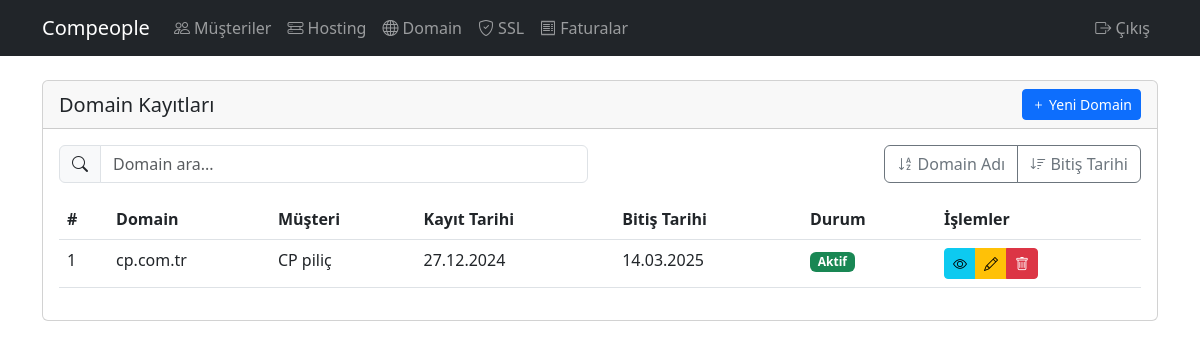
Screenshot of /domains/ (signed in) with the database file from the repository.
### customers/models.py (models this page shows, shortened)
class Domain(models.Model):
    customer = models.ForeignKey(Customer, on_delete=models.CASCADE, verbose_name='Müşteri')
    name = models.CharField(max_length=200, verbose_name='Domain Adı')
    registration_date = models.DateField(verbose_name='Kayıt Tarihi')
    expiration_date = models.DateField(verbose_name='Bitiş Tarihi')
    is_active = models.BooleanField(default=True, verbose_name='Aktif mi?')
    nameserver1 = models.CharField(max_length=200, verbose_name='Nameserver 1')
    nameserver2 = models.CharField(max_length=200, verbose_name='Nameserver 2')
    nameserver3 = models.CharField(max_length=200, blank=True, null=True, verbose_name='Nameserver 3')
    nameserver4 = models.CharField(max_length=200, blank=True, null=True, verbose_name='Nameserver 4')
    class Meta:
        verbose_name = 'Domain'
        verbose_name_plural = 'Domainler'

class Customer(models.Model):
    company_name = models.CharField(max_length=200, verbose_name='Firma Adı')
    contact_name = models.CharField(max_length=200, verbose_name='İletişim Kişisi')
    email = models.EmailField(verbose_name='E-posta')
    email2 = models.EmailField(verbose_name='E-posta 2', blank=True, null=True)
    email3 = models.EmailField(verbose_name='E-posta 3', blank=True, null=True)
    phone = models.CharField(max_length=20, verbose_name='Telefon')
    address = models.TextField(verbose_name='Adres', blank=True, null=True)
    tax_office = models.CharField(max_length=200, verbose_name='Vergi Dairesi', blank=True, null=True)
    tax_number = models.CharField(max_length=50, verbose_name='Vergi Numarası', blank=True, null=True)
    registration_date = models.DateField(verbose_name='Kayıt Tarihi')
    notes = models.TextField(blank=True, null=True, verbose_name='Notlar')
    created_at = models.DateTimeField(default=timezone.now, verbose_name='Oluşturulma Tarihi')
    class Meta:
        verbose_name = 'Müşteri'
        verbose_name_plural = 'Müşteriler'

### customers/views.py (the view)
# urls.py: path('domains/', views.domain_list, name='domain-list'),
@login_required
def domain_list(request):
    domains = Domain.objects.all().select_related('customer')
    stats = {
        'active': domains.filter(is_active=True),
        'expired': domains.filter(expiration_date__lt=timezone.now()),
        'expiring_soon': domains.filter(
            is_active=True,
            expiration_date__lte=timezone.now() + timedelta(days=30)
        ),
    }
    return render(request, 'customers/domain_list.html', {
        'domains': domains,
        'stats': stats,
    })

### customers/templates/customers/domain_list.html (shortened to what this page needs)
{% extends 'customers/base.html' %}
{% block content %}
<div class="card">
    <div class="card-header d-flex justify-content-between align-items-center">
        <h5 class="card-title mb-0">Domain Kayıtları</h5>
        <a href="{% url 'customers:domain-add' %}" class="btn btn-primary btn-sm">
            <i class="bi bi-plus"></i> Yeni Domain
        </a>
    </div>
    <div class="card-body">
        {% if domains %}
        <div class="row mb-3">
            <div class="col-md-6">
                <div class="input-group">
                    <span class="input-group-text">
                        <i class="bi bi-search"></i>
                    </span>
                    <input type="text" id="searchInput" class="form-control" placeholder="Domain ara...">
                </div>
            </div>
            <div class="col-md-6">
                <div class="btn-group float-end" role="group">
                    <button type="button" class="btn btn-outline-secondary" onclick="sortTable('domain')">
                        <i class="bi bi-sort-alpha-down"></i> Domain Adı
                    </button>
                    <button type="button" class="btn btn-outline-secondary" onclick="sortTable('expiration')">
                        <i class="bi bi-sort-down"></i> Bitiş Tarihi
                    </button>
                </div>
            </div>
        </div>
        <div class="table-responsive">
            <table class="table table-hover" id="domainTable">
                <thead>
                    <tr>
                        <th>#</th>
                        <th>Domain</th>
                        <th>Müşteri</th>
                        <th>Kayıt Tarihi</th>
                        <th>Bitiş Tarihi</th>
                        <th>Durum</th>
                        <th>İşlemler</th>
                    </tr>
                </thead>
                <tbody>
                    {% for domain in domains %}
                    <tr>
                        <td>{{ forloop.counter }}</td>
                        <td>{{ domain.name }}</td>
                        <td>{{ domain.customer.company_name }}</td>
                        <td>{{ domain.registration_date|date:"d.m.Y" }}</td>
                        <td>{{ domain.expiration_date|date:"d.m.Y" }}</td>
                        <td>
                            <span class="badge {% if domain.is_active %}bg-success{% else %}bg-danger{% endif %}">
                                {{ domain.is_active|yesno:"Aktif,Pasif" }}
                            </span>
                        </td>
                        <td>
                            <div class="btn-group" role="group">
                                <a href="{% url 'customers:domain-detail' domain.pk %}" class="btn btn-sm btn-info" title="Detay">
                                    <i class="bi bi-eye"></i>
                                </a>
                                <a href="{% url 'customers:domain-edit' domain.pk %}" class="btn btn-sm btn-warning" title="Düzenle">
                                    <i class="bi bi-pencil"></i>
                                </a>
                                <a href="{% url 'customers:domain-delete' domain.pk %}" class="btn btn-sm btn-danger" title="Sil">
                                    <i class="bi bi-trash"></i>
                                </a>
                            </div>
                        </td>
                    </tr>
                    {% endfor %}
                </tbody>
            </table>
        </div>
        {% else %}
        <p class="text-muted mb-0">Henüz domain kaydı bulunmuyor.</p>
        {% endif %}
    </div>
</div>
{% endblock %}

### rows the page displays
Domain: name "cp.com.tr", customer.company_name "CP piliç", registration_date "27.12.2024", expiration_date "14.03.2025", is_active "Aktif"
